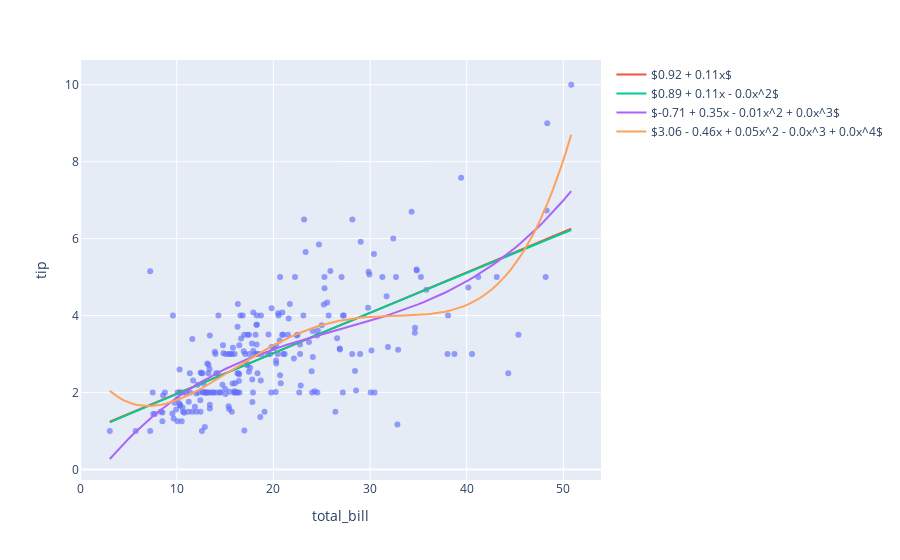

The cell this chart's notebook holds for it:
### Markdown cell above
### Execution of a loop to draw the curves associated with polynomials of different degrees

### Code cell
for degree in [1, 2, 3, 4]:  # a for loop is executed in order to represent the models as a polynomial of degree 1, 2, 3 and 4
    poly = PolynomialFeatures(degree)  # generate the polynomial
    poly.fit(X)  # fit the polynomial
    X_poly = poly.transform(X)
    x_range_poly = poly.transform(x_range)

    model = LinearRegression(fit_intercept=False)  # Ordinary least squares Linear Regression
    model.fit(X_poly, df.tip, sample_weight=None)
    # model.fit(X_poly, df.tip, sample_weight=[])  # if we want to add a sample weight
    
    y_poly = model.predict(x_range_poly)
    equation = format_coefs(model.coef_.round(2))  # get the polynomial equation properly in order to display it as a label
    fig.add_traces(go.Scatter(x=x_range.squeeze(), y=y_poly, name=equation))  # the curve associated with the polynomial equation is plotted

fig.show()  # display the resulting graph
# fig.write_image("fig.png")  # save the graph as a PNG
